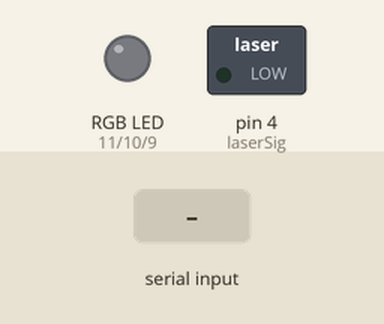
Simulated run of this sketch. Board: Arduino Uno, built with avr-gcc and run on an emulated ATmega328P. Shown: switched loads named in the sketch (green lamp = pin HIGH), an RGB LED mixed from three pins (HIGH = lit). The inputs (shaded band) are chosen by the test bench.

Above: at 1.2 s.
1.3 s: "1\n" received over Serial
At 2.1 s:
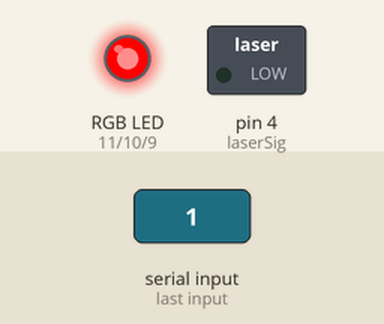
2.8 s: "2\n" received over Serial
At 3.3 s:
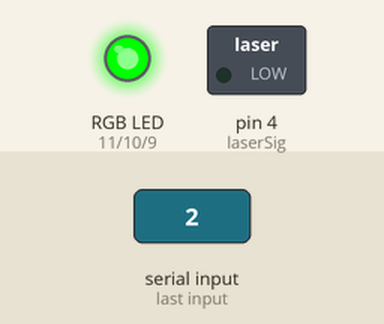
4.3 s: "3\n" received over Serial
At 5.5 s:
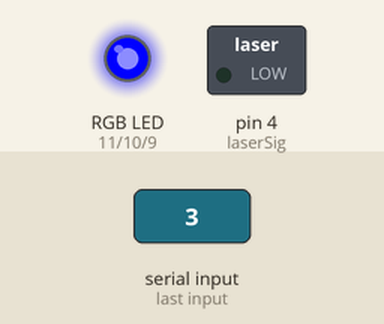
5.8 s: "lo\n" received over Serial
At 6.8 s:
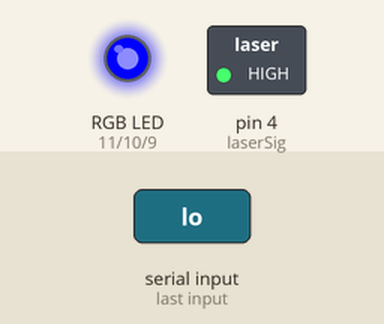
7.3 s: "1\n" received over Serial
At 7.9 s:
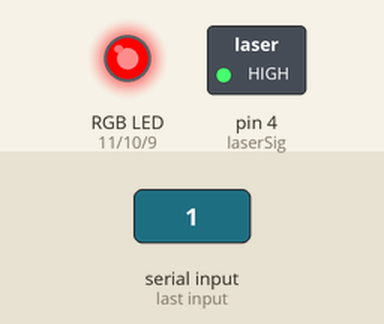
8.8 s: "hi\n" received over Serial
At 9.1 s:
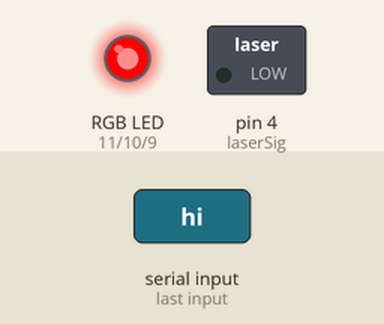
Timing chart, 0 to 11.3 s (numbered marks = the images above; inputs shaded):
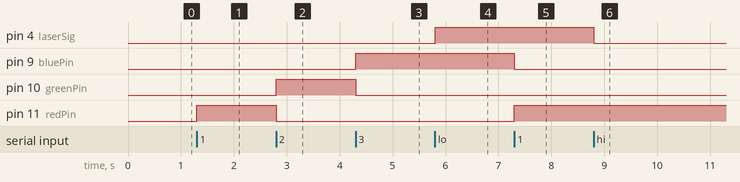

Measured:
- after the input at 1.3 s, pin 11 (redPin): LOW → HIGH at once
- after the input at 2.8 s, pin 10 (greenPin): LOW → HIGH at once; pin 11 (redPin): HIGH → LOW at once
- after the input at 4.3 s, pin 9 (bluePin): LOW → HIGH at once; pin 10 (greenPin): HIGH → LOW at once
- after the input at 5.8 s, pin 4 (laserSig): LOW → HIGH at once
- after the input at 7.3 s, pin 9 (bluePin): HIGH → LOW at once; pin 11 (redPin): LOW → HIGH at once
- after the input at 8.8 s, pin 4 (laserSig): HIGH → LOW at once

The sketch:

SMDRGB.ino
```cpp
/*
 */

const int redPin = 11;
const int greenPin = 10;
const int bluePin = 9;
const int laserSig = 4;
String inputString = "";
String controlInp = "";

void setup() {
  pinMode(redPin, OUTPUT);
  pinMode(greenPin, OUTPUT);
  pinMode(bluePin, OUTPUT);
  pinMode(laserSig, OUTPUT);
  Serial.begin(9600);

}

void loop() {
     if (Serial.available()) {
    // read until newline character
    inputString = Serial.readStringUntil('\n');
     }

    // remove any trailing \r (carriage return)
    inputString.trim();
    controlInp = inputString;

  if(controlInp == "1"){
    analogWrite(redPin, 255);
    analogWrite(greenPin, 0);
    analogWrite(bluePin, 0);
  }

   if(controlInp == "2"){
    analogWrite(redPin, 0);
    analogWrite(greenPin, 255);
    analogWrite(bluePin, 0);
  }

   if(controlInp == "3"){
    analogWrite(redPin, 0);
    analogWrite(greenPin, 0);
    analogWrite(bluePin, 255);
  }

  if(controlInp == "hi"){
    digitalWrite(laserSig, LOW);
  }

  if(controlInp == "lo"){
    digitalWrite(laserSig, HIGH);
  }

}
```
